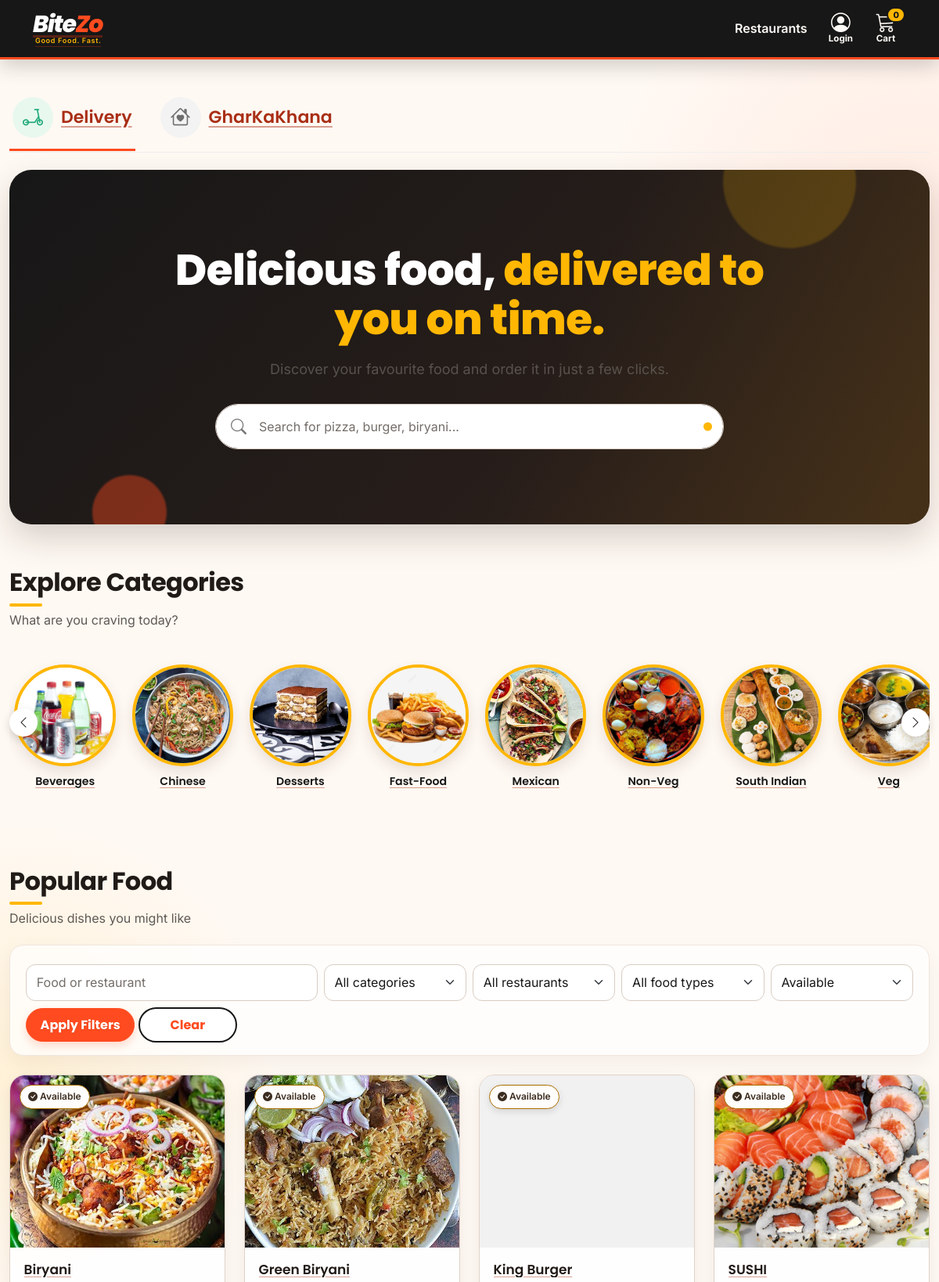
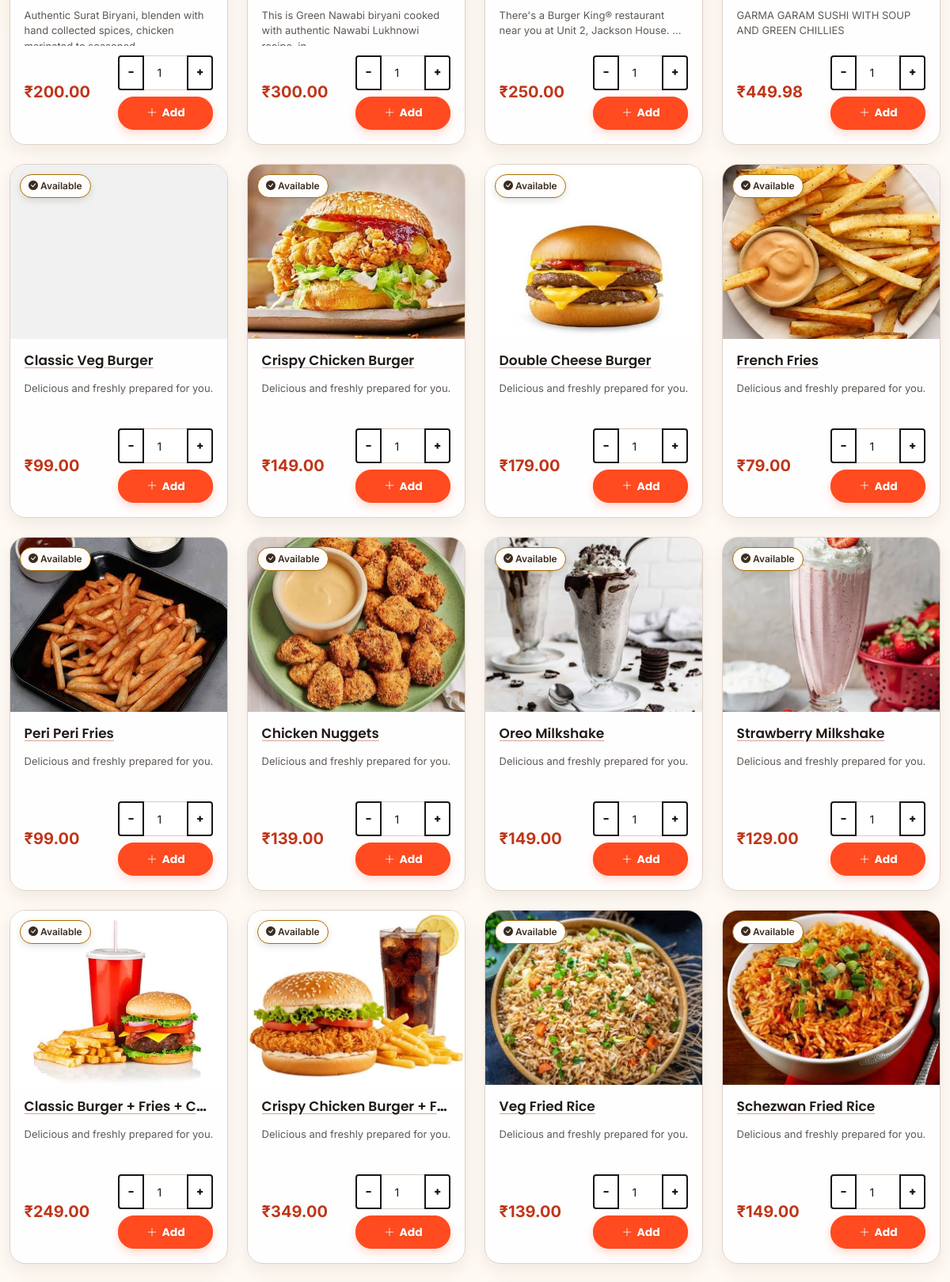
The page / (upper part) on the database its author committed (2 pictures, top to bottom).
### products/models.py (models this page shows, shortened)
class Category(models.Model):
    name = models.CharField(max_length=80, unique=True)
    slug = models.SlugField(unique=True)
    image = models.ImageField(upload_to="categories/", blank=True, null=True)
    class Meta:
        ordering = ["name"]

class Product(models.Model):
    DIETARY_CHOICES = [
        ("veg", "Vegetarian"),
        ("non_veg", "Non-vegetarian"),
        ("unknown", "Not specified"),
    ]
    restaurant = models.CharField(max_length=1000)
    restaurant_ref = models.ForeignKey(
        Restaurant, on_delete=models.SET_NULL, null=True, blank=True,
        related_name="products",
    )
    category = models.ForeignKey(
        Category, on_delete=models.SET_NULL, null=True, blank=True,
        related_name="products",
    )
    dietary_type = models.CharField(
        max_length=10, choices=DIETARY_CHOICES, default="unknown"
    )
    name = models.CharField(max_length=1000)
    description = models.TextField(
        blank=True
    )
    price = models.DecimalField(
        max_digits=10,
        decimal_places=2
    )
    image = models.ImageField(
        upload_to="products/",
        blank=True,
        null=True
    )
    is_available = models.BooleanField(
        default=True
    )
    created_at = models.DateTimeField(
        auto_now_add=True
    )

### products/views.py (the view, shortened to what this page needs)
# urls.py: 2. Add a URL to urlpatterns:  path('', views.home, name='home')
def home(request):
    active_tab = request.GET.get("tab", "delivery")
    if active_tab != "gharkakhana":
        active_tab = "delivery"
    context = {"active_tab": active_tab}
    products = Product.objects.select_related("restaurant_ref", "category").all()
    query = request.GET.get("q", "").strip()
    category = request.GET.get("category", "")
    restaurant = request.GET.get("restaurant", "")
    dietary_type = request.GET.get("dietary_type", "")
    availability = request.GET.get("availability", "available")
    if query:
        products = products.filter(
            Q(name__icontains=query) |
            Q(restaurant__icontains=query) |
            Q(restaurant_ref__name__icontains=query)
        )
    if category:
        products = products.filter(category__slug=category)
    if restaurant:
        products = products.filter(restaurant_ref_id=restaurant)
    if dietary_type in {"veg", "non_veg", "unknown"}:
        products = products.filter(dietary_type=dietary_type)
    if availability == "available":
        products = products.filter(is_available=True)
    elif availability == "unavailable":
        products = products.filter(is_available=False)
    favorite_ids = set()
    if request.user.is_authenticated:
        favorite_ids = set(
            Favorite.objects.filter(user=request.user).values_list("product_id", flat=True)
        )
    context.update({
        "products": products,
        "categories": Category.objects.all(),
        "restaurants": Restaurant.objects.filter(is_active=True),
        "favorite_ids": favorite_ids,
    })
    return render(request, "home.html", context)

### templates/home.html (shortened to what this page needs)
{% extends "base.html" %}
{% block content %}
<nav class="home-mode-tabs" aria-label="Order mode">
    <a href="{% url 'home' %}" class="home-mode-tab {% if active_tab != 'gharkakhana' %}is-active{% endif %}">
        <span class="home-mode-icon delivery"><i class="bi bi-scooter"></i></span>
        Delivery
    </a>
    <a href="{% url 'home' %}?tab=gharkakhana" class="home-mode-tab {% if active_tab == 'gharkakhana' %}is-active{% endif %}">
        <span class="home-mode-icon ghar"><i class="bi bi-house-heart"></i></span>
        GharKaKhana
    </a>
</nav>
{% if active_tab == "gharkakhana" %}
<section class="home-section">
    <div class="section-heading section-heading-start">
        <div>
            <h2>GharKaKhana</h2>
            <p>Home-style meals from available cloud kitchens.</p>
        </div>
    </div>
    <div class="row g-4">
        {% for kitchen in cloud_kitchens %}
        <div class="col-md-6 col-lg-4">
            <article class="card h-100 shadow-sm border-0">
                {% if kitchen.image %}
                <img src="{{ kitchen.image.url }}" class="card-img-top food-image" alt="{{ kitchen.name }}" loading="lazy">
                {% else %}
                <div class="restaurant-hero-placeholder" style="min-height: 200px;"><i class="bi bi-house-heart"></i></div>
                {% endif %}
                <div class="card-body">
                    <h2 class="h4">{{ kitchen.name }}</h2>
                    <p class="text-muted">{{ kitchen.description|default:"Home-style food from a cloud kitchen."|truncatewords:18 }}</p>
                    <small class="d-block mb-1"><i class="bi bi-star-fill text-warning"></i> {{ kitchen.rating_average|default:0|floatformat:1 }} ({{ kitchen.review_count }} review{{ kitchen.review_count|pluralize }})</small>
                    <small><i class="bi bi-clock"></i> {{ kitchen.delivery_time }} · {{ kitchen.menu_item_count }} menu item{{ kitchen.menu_item_count|pluralize }}</small>
                </div>
                <div class="card-footer bg-white border-0">
                    <a href="{% url 'restaurant_detail' kitchen.id %}" class="btn btn-danger">View Kitchen</a>
                </div>
            </article>
        </div>
        {% empty %}
        <div class="col-12">
            <div class="empty-products">
                <i class="bi bi-house-heart"></i>
                <h4>No cloud kitchens available</h4>
                <p>Mark a restaurant as a cloud kitchen in admin to show it here.</p>
            </div>
        </div>
        {% endfor %}
    </div>
</section>
{% else %}
<section class="home-hero home-hero-animated">
<span class="hero-orb hero-orb-one" aria-hidden="true"></span>
<span class="hero-orb hero-orb-two" aria-hidden="true"></span>
<div class="hero-content text-center">
    <h1 class="hero-title hero-enter hero-enter-one">
        Delicious food,
        <span>delivered to you on time.</span>
    </h1>
    <p class="hero-subtitle hero-enter hero-enter-two">
        Discover your favourite food and order it in just a few clicks.
    </p>
    <form method="get" class="home-search mx-auto hero-enter hero-enter-three">
        <i class="bi bi-search"></i>
        <input
            type="text"
            id="productSearch"
            name="q"
            value="{{ request.GET.q }}"
            class="form-control"
            placeholder="Search for pizza, burger, biryani..."
        >
    </form>
</div>
</section>
<section class="home-section">
<div class="section-heading section-heading-start">
    <div class="">
        <h2>
            Explore Categories
        </h2>
        <p>
            What are you craving today?
        </p>
    </div>
</div>
<div class="category-slider-wrap">
    <button type="button" class="category-slider-btn prev" aria-label="Previous categories">
        <i class="bi bi-chevron-left"></i>
    </button>
    <div class="category-slider" id="categorySlider">
        {% for category in categories %}
        <a class="category-card category-card-animated" href="?category={{ category.slug }}">
            <div class="category-image">
                {% if category.image %}
                <img src="{{ category.image.url }}" alt="{{ category.name }}">
                {% else %}
                <i class="bi bi-egg-fried"></i>
                {% endif %}
            </div>
            <h6>{{ category.name }}</h6>
        </a>
        {% empty %}
        <p class="text-muted mb-0">No categories yet.</p>
        {% endfor %}
    </div>
    <button type="button" class="category-slider-btn next" aria-label="Next categories">
        <i class="bi bi-chevron-right"></i>
    </button>
</div>
</section>
<section class="home-section">
<div class="section-heading section-heading-start">
    <div>
        <h2>
            Popular Food
        </h2>
        <p>
            Delicious dishes you might like
        </p>
    </div>
</div>
<form method="get" class="catalog-filters row g-2 mb-4">
    <div class="col-md-4"><input name="q" value="{{ request.GET.q }}" class="form-control" placeholder="Food or restaurant"></div>
    <div class="col-md-2"><select name="category" class="form-select"><option value="">All categories</option></select></div>
    <div class="col-md-2"><select name="restaurant" class="form-select"><option value="">All restaurants</option></select></div>
    <div class="col-md-2"><select name="dietary_type" class="form-select"><option value="">All food types</option></select></div>
    <div class="col-md-2"><select name="availability" class="form-select"><option value="available">Available</option></select></div>
    <div class="col-12"><button class="btn btn-danger">Apply Filters</button> <a href="{% url 'home' %}" class="btn btn-outline-secondary">Clear</a></div>
</form>
<div class="row g-4" id="productGrid">
    {% for product in products %}
    <div
        class="col-12 col-sm-6 col-lg-4 col-xl-3 product-column"
        data-product-name="{{ product.name|lower }} {{ product.restaurant|lower }}"
    >
        <div class="card product-card h-100">
            <div class="product-image-wrapper">
                {% if product.image %}
                <img
                    src="{{ product.image.url }}"
                    class="product-card-image"
                    alt="{{ product.name }}"
                    loading="lazy"
                    decoding="async"
                >
                {% else %}
                <div class="product-placeholder">
                    <i class="bi bi-image"></i>
                </div>
                {% endif %}
                {% if product.is_available %}
                <span class="availability-badge">
                    <i class="bi bi-check-circle-fill"></i>
                    Available
                </span>
                {% else %}
                <span class="availability-badge unavailable">
                    Unavailable
                </span>
                {% endif %}
            </div>
            <div class="card-body product-card-body">
                <div class="product-title-row">
                    <h5 class="product-name"><a href="{% url 'product_detail' product.id %}" class="text-dark">{{ product.name }}</a></h5>
                </div>
                <div class="product-description">
                    {{ product.description|default:"Delicious and freshly prepared for you."|truncatewords:12 }}
                </div>
                <div class="product-bottom">
                    <span class="product-price">
                        ₹{{ product.price }}
                    </span>
                    {% if product.is_available %}
                    <form method="post" action="{% url 'cart_add' %}">
                        <div class="input-group input-group-sm mb-2" style="width: 120px;">
                            <button type="button" class="btn btn-outline-secondary quantity-minus" aria-label="Decrease quantity">−</button>
                            <input type="number" name="quantity" value="1" min="1" max="20" class="form-control text-center product-quantity" aria-label="Quantity for {{ product.name }}">
                            <button type="button" class="btn btn-outline-secondary quantity-plus" aria-label="Increase quantity">+</button>
                        </div>
                        <button type="submit" class="btn btn-danger btn-sm add-food-btn w-100">
                            <i class="bi bi-plus-lg"></i> Add
                        </button>
                    </form>
                    {% else %}
                    <button
                        class="btn btn-secondary btn-sm"
                        disabled>
                        Unavailable
                    </button>
                    {% endif %}
                </div>
            </div>
        </div>
    </div>
    {% endfor %}
</div>
</section>
{% endif %}
{% endblock %}

### rows shown on the page
Category: image (picture), name "Beverages"
Category: image (picture), name "Chinese"
Category: image (picture), name "Desserts"
Category: image (picture), name "Fast-Food"
Category: image (picture), name "Mexican"
Category: image (picture), name "Non-Veg"
Category: image (picture), name "South Indian"
Category: image (picture), name "Veg"
Product: image (picture), is_available True (drawn), name "Biryani", description "Authentic Surat Biryani, blenden with hand collected spices, chicken…", price "200.00"
Product: image (picture), is_available True (drawn), name "Green Biryani", description "This is Green Nawabi biryani cooked with authentic Nawabi Lukhnowi…", price "300.00"
Product: image (picture), is_available True (drawn), name "King Burger", description "There's a Burger King® restaurant near you at Unit 2, Jackson House. …", price "250.00"
Product: image (picture), is_available True (drawn), name "SUSHI", description "GARMA GARAM SUSHI WITH SOUP AND GREEN CHILLIES", price "449.98"
Product: image (picture), is_available True (drawn), name "Classic Veg Burger", description "Delicious and freshly prepared for you.", price "99.00"
Product: image (picture), is_available True (drawn), name "Crispy Chicken Burger", description "Delicious and freshly prepared for you.", price "149.00"
Product: image (picture), is_available True (drawn), name "Double Cheese Burger", description "Delicious and freshly prepared for you.", price "179.00"
Product: image (picture), is_available True (drawn), name "French Fries", description "Delicious and freshly prepared for you.", price "79.00"
Product: image (picture), is_available True (drawn), name "Peri Peri Fries", description "Delicious and freshly prepared for you.", price "99.00"
Product: image (picture), is_available True (drawn), name "Chicken Nuggets", description "Delicious and freshly prepared for you.", price "139.00"
Product: image (picture), is_available True (drawn), name "Oreo Milkshake", description "Delicious and freshly prepared for you.", price "149.00"
Product: image (picture), is_available True (drawn), name "Strawberry Milkshake", description "Delicious and freshly prepared for you.", price "129.00"
Product: image (picture), is_available True (drawn), name "Classic Burger + Fries + C…", description "Delicious and freshly prepared for you.", price "249.00"
Product: image (picture), is_available True (drawn), name "Crispy Chicken Burger + F…", description "Delicious and freshly prepared for you.", price "349.00"
Product: image (picture), is_available True (drawn), name "Veg Fried Rice", description "Delicious and freshly prepared for you.", price "139.00"
Product: image (picture), is_available True (drawn), name "Schezwan Fried Rice", description "Delicious and freshly prepared for you.", price "149.00"

### other values the page prints
{{ request.session.cart_count|default:0 }} "0"
